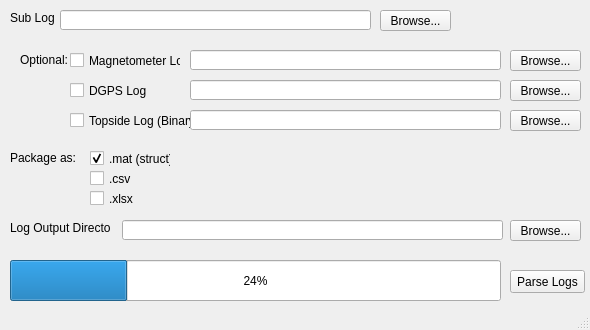
<?xml version="1.0" encoding="UTF-8"?>
<ui version="4.0">
 <class>MainWindow</class>
 <widget class="QMainWindow" name="MainWindow">
  <property name="geometry">
   <rect>
    <x>0</x>
    <y>0</y>
    <width>590</width>
    <height>330</height>
   </rect>
  </property>
  <property name="sizePolicy">
   <sizepolicy hsizetype="Fixed" vsizetype="Fixed">
    <horstretch>0</horstretch>
    <verstretch>0</verstretch>
   </sizepolicy>
  </property>
  <property name="minimumSize">
   <size>
    <width>590</width>
    <height>330</height>
   </size>
  </property>
  <property name="maximumSize">
   <size>
    <width>590</width>
    <height>330</height>
   </size>
  </property>
  <property name="windowTitle">
   <string>Log Parser</string>
  </property>
  <widget class="QWidget" name="centralwidget">
   <widget class="QPushButton" name="magBrowseButton">
    <property name="geometry">
     <rect>
      <x>510</x>
      <y>50</y>
      <width>71</width>
      <height>21</height>
     </rect>
    </property>
    <property name="text">
     <string>Browse...</string>
    </property>
   </widget>
   <widget class="QLabel" name="label_2">
    <property name="geometry">
     <rect>
      <x>10</x>
      <y>10</y>
      <width>91</width>
      <height>16</height>
     </rect>
    </property>
    <property name="text">
     <string>Sub Log</string>
    </property>
   </widget>
   <widget class="QPushButton" name="subBrowseButton">
    <property name="geometry">
     <rect>
      <x>380</x>
      <y>10</y>
      <width>71</width>
      <height>21</height>
     </rect>
    </property>
    <property name="text">
     <string>Browse...</string>
    </property>
   </widget>
   <widget class="QLabel" name="label_3">
    <property name="geometry">
     <rect>
      <x>20</x>
      <y>50</y>
      <width>101</width>
      <height>20</height>
     </rect>
    </property>
    <property name="text">
     <string>Optional:</string>
    </property>
   </widget>
   <widget class="QPushButton" name="topBrowseButton">
    <property name="geometry">
     <rect>
      <x>510</x>
      <y>110</y>
      <width>71</width>
      <height>21</height>
     </rect>
    </property>
    <property name="text">
     <string>Browse...</string>
    </property>
   </widget>
   <widget class="QPushButton" name="runParseButton">
    <property name="geometry">
     <rect>
      <x>510</x>
      <y>270</y>
      <width>75</width>
      <height>23</height>
     </rect>
    </property>
    <property name="text">
     <string>Parse Logs</string>
    </property>
   </widget>
   <widget class="QProgressBar" name="progressBar">
    <property name="geometry">
     <rect>
      <x>10</x>
      <y>260</y>
      <width>491</width>
      <height>41</height>
     </rect>
    </property>
    <property name="autoFillBackground">
     <bool>false</bool>
    </property>
    <property name="value">
     <number>24</number>
    </property>
   </widget>
   <widget class="QLabel" name="label_4">
    <property name="geometry">
     <rect>
      <x>10</x>
      <y>150</y>
      <width>71</width>
      <height>16</height>
     </rect>
    </property>
    <property name="text">
     <string>Package as:</string>
    </property>
   </widget>
   <widget class="QCheckBox" name="saveAsMAT">
    <property name="geometry">
     <rect>
      <x>90</x>
      <y>150</y>
      <width>81</width>
      <height>17</height>
     </rect>
    </property>
    <property name="text">
     <string>.mat (struct)</string>
    </property>
    <property name="checked">
     <bool>true</bool>
    </property>
   </widget>
   <widget class="QCheckBox" name="saveAsCSV">
    <property name="geometry">
     <rect>
      <x>90</x>
      <y>170</y>
      <width>81</width>
      <height>17</height>
     </rect>
    </property>
    <property name="text">
     <string>.csv</string>
    </property>
   </widget>
   <widget class="QCheckBox" name="saveAsXLSX">
    <property name="geometry">
     <rect>
      <x>90</x>
      <y>190</y>
      <width>81</width>
      <height>17</height>
     </rect>
    </property>
    <property name="text">
     <string>.xlsx</string>
    </property>
   </widget>
   <widget class="QPushButton" name="outputBrowseButton">
    <property name="geometry">
     <rect>
      <x>510</x>
      <y>220</y>
      <width>71</width>
      <height>21</height>
     </rect>
    </property>
    <property name="text">
     <string>Browse...</string>
    </property>
   </widget>
   <widget class="QLabel" name="label_5">
    <property name="geometry">
     <rect>
      <x>10</x>
      <y>220</y>
      <width>101</width>
      <height>16</height>
     </rect>
    </property>
    <property name="text">
     <string>Log Output Directory</string>
    </property>
   </widget>
   <widget class="QCheckBox" name="magCheckBox">
    <property name="geometry">
     <rect>
      <x>70</x>
      <y>50</y>
      <width>111</width>
      <height>21</height>
     </rect>
    </property>
    <property name="text">
     <string>Magnetometer Log</string>
    </property>
    <property name="checked">
     <bool>false</bool>
    </property>
   </widget>
   <widget class="QCheckBox" name="topCheckBox">
    <property name="geometry">
     <rect>
      <x>70</x>
      <y>110</y>
      <width>121</width>
      <height>21</height>
     </rect>
    </property>
    <property name="text">
     <string>Topside Log (Binary)</string>
    </property>
   </widget>
   <widget class="QLineEdit" name="outputFilePath">
    <property name="geometry">
     <rect>
      <x>122</x>
      <y>220</y>
      <width>381</width>
      <height>20</height>
     </rect>
    </property>
   </widget>
   <widget class="QLineEdit" name="subFilePath">
    <property name="geometry">
     <rect>
      <x>60</x>
      <y>10</y>
      <width>311</width>
      <height>20</height>
     </rect>
    </property>
   </widget>
   <widget class="QLineEdit" name="magFilePath">
    <property name="geometry">
     <rect>
      <x>190</x>
      <y>50</y>
      <width>311</width>
      <height>20</height>
     </rect>
    </property>
   </widget>
   <widget class="QLineEdit" name="topFilePath">
    <property name="geometry">
     <rect>
      <x>190</x>
      <y>110</y>
      <width>311</width>
      <height>20</height>
     </rect>
    </property>
   </widget>
   <widget class="QCheckBox" name="gpsCheckBox">
    <property name="geometry">
     <rect>
      <x>70</x>
      <y>80</y>
      <width>121</width>
      <height>21</height>
     </rect>
    </property>
    <property name="text">
     <string>DGPS Log</string>
    </property>
   </widget>
   <widget class="QLineEdit" name="gpsFilePath">
    <property name="geometry">
     <rect>
      <x>190</x>
      <y>80</y>
      <width>311</width>
      <height>20</height>
     </rect>
    </property>
   </widget>
   <widget class="QPushButton" name="gpsBrowseButton">
    <property name="geometry">
     <rect>
      <x>510</x>
      <y>80</y>
      <width>71</width>
      <height>21</height>
     </rect>
    </property>
    <property name="text">
     <string>Browse...</string>
    </property>
   </widget>
  </widget>
  <widget class="QStatusBar" name="statusbar"/>
 </widget>
 <resources/>
 <connections/>
 <slots>
  <slot>magFileDialog_clicked()</slot>
  <slot>subFileDialog_clicked()</slot>
  <slot>topFileDialog_clicked()</slot>
  <slot>outputFileDialog_clicked()</slot>
  <slot>runParseButton_clicked()</slot>
 </slots>
</ui>
